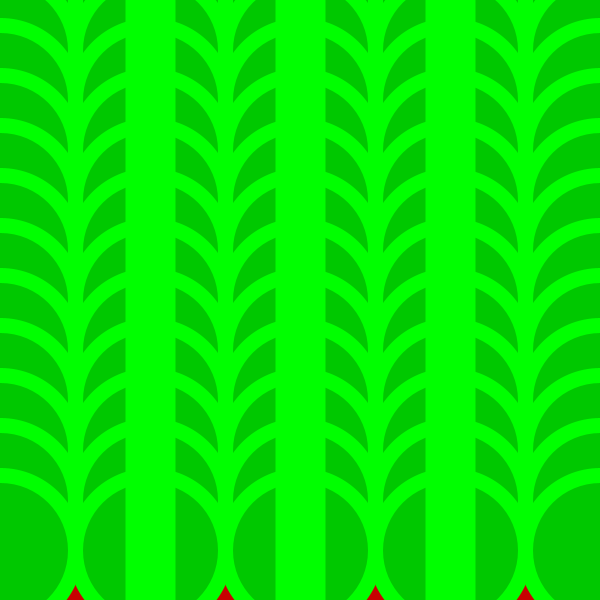
Frame 1 (no input)
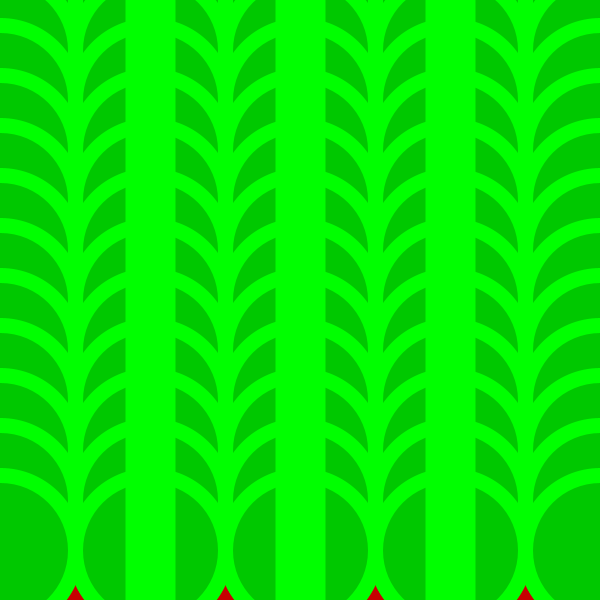
Frame 2 (the mouse pressed at the canvas centre, redrawn once)

The Processing sketch that drew these frames (run headless with seeded random() and noise(); the mouse was pressed at the canvas centre and the sketch redrawn once):

// Processing sketch: processing_58759
// ── processing_58759.pde

void setup () {

  size (600, 600);
  background (200, 0, 0);
  //noStroke();
  smooth(); 
  noLoop();
}

void draw () {

  //background (234, 0, 0);
  for (int y =0; y < height; y =y +50){

    fill (0, 200, 0); //preenche a forma, neste caso preenche a elipse com a cor a que corresponde este numero rgb, neste caso é a cor verde  
    stroke (0,255,0);//cor do contorno também poderia ser em rgb 
    strokeWeight(15);
    ellipse (width, y, 150,150);  
    
    for (int x = 0; x < width; x = x + 150) {// isto é um ciclo que começa num lugar x

    //noStroke();
    ellipse (x , y, 150, 150);//os dois primeiros valores correspondem as coordenadas x e y respectivamente, as duas ultimas são a largura e altura
  
    
    }

}
  stroke(0, 255, 0);
  strokeWeight(50);
  line (width/2, 0, width/2, height);
  line (width/4, 0, width/4, height);
  line (width/2+width/4, 0, width/2+width/4, height);
}
